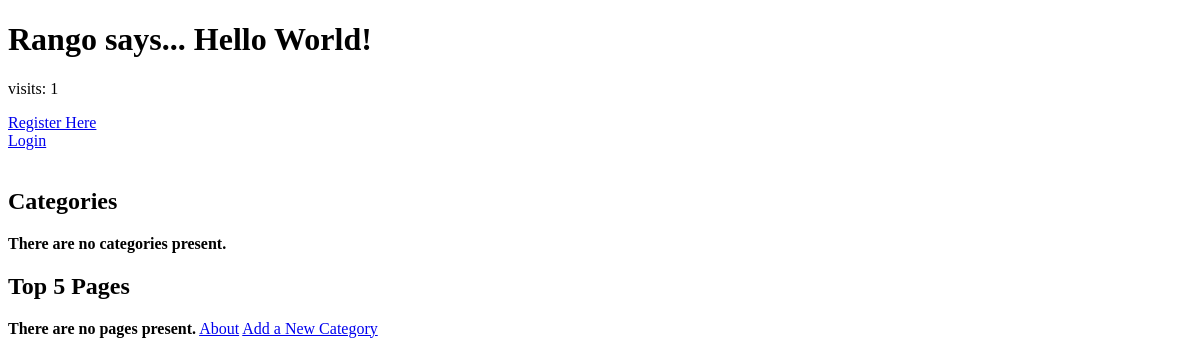
The app's page /rango/, older data.
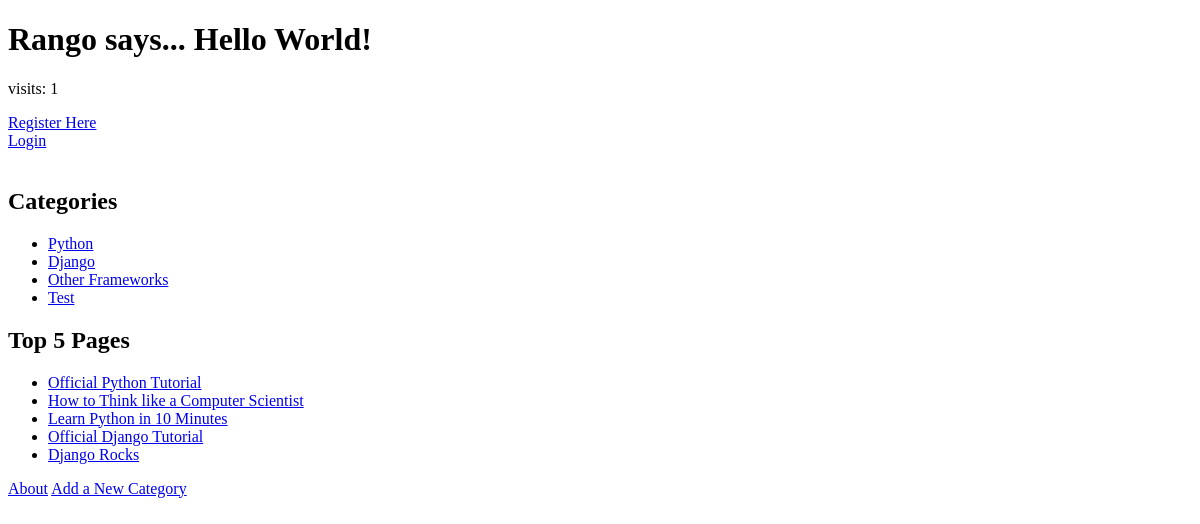
The same page, newer data.
### rango/models.py (models this page shows, shortened)
class Category (models.Model):
    name = models.CharField(max_length=128, unique=True)
    views = models.IntegerField(default=0)
    likes = models.IntegerField(default=0)
    slug = models.SlugField()
    class Meta:
        verbose_name_plural="Categories"

class Page(models.Model):
    category = models.ForeignKey(Category)
    title = models.CharField(max_length=128)
    url = models.URLField(null=True)
    views = models.IntegerField(default=0)

### rango/views.py (the view)
def index(request):
    category_list = Category.objects.order_by('-likes')[:5]
    page_list = Page.objects.order_by('-views')[:5]
    context_dict = {'categories': category_list, 'pages': page_list}
    visits = request.session.get('visits')
    if not visits:
        visits = 1
    reset_last_visit_time = False
    last_visit = request.session.get('last_visit')
    if last_visit:
        last_visit_time = datetime.strptime(last_visit[:-7], "%Y-%m-%d %H:%M:%S")
        if (datetime.now() - last_visit_time).seconds > 0:
            visits = visits + 1
            reset_last_visit_time = True
    else:
        reset_last_visit_time = True
    if reset_last_visit_time:
        request.session['last_visit'] = str(datetime.now())
        request.session['visits'] = visits
    context_dict['visits'] = visits
    response = render(request,'rango/index.html', context_dict)
    return response

### templates/rango/index.html (shortened to what this page needs)
<!DOCTYPE html>
{% load staticfiles %}
<html lang="en">
    <head>
    </head>
    <body>
        {% if user.is_authenticated %}
            <h1>Rango says... Hello {{ user.username }}!</h1>
            <p> visits: {{ visits }}</p>
        {% else %}
            <h1>Rango says... Hello World!</h1>
            <p> visits: {{ visits }}</p>
        {% endif %}
        {% if user.is_authenticated %}
            <a href="/rango/restricted/">Restricted Page</a><br />
            <a href="/rango/logout/">Logout</a><br />
        {% else %}
            <a href="/rango/register/">Register Here</a><br />
            <a href="/rango/login/">Login</a><br />
        {% endif %}        <br>
        <h2>Categories</h2>
            {% if categories %}
                <ul>
                    {% for category in categories %}
                        <li><a href="{% url 'category'  category.slug %}">{{ category.name }}</a></li>
                    {% endfor %}
                </ul>
            {% else %}
                <strong>There are no categories present.</strong>
            {% endif %}
        <h2>Top 5 Pages</h2>
            {% if pages %}
                <ul>
                    {% for page in pages %}
                    <li><a href="{{ page.url }}">{{ page.title }}</a></li>
                    {% endfor %}
                </ul>
            {% else %}
                <strong>There are no pages present.</strong>
            {% endif %}
       <a href="{% url 'about' %}">About</a>
    <a href="/rango/add_category/">Add a New Category</a><br />
    </body>
</html>

Row changes from the older to the newer data that the page shows:
added Category: name "Python"
added Category: name "Django"
added Category: name "Other Frameworks"
added Category: name "Test"
added Page: title "Official Python Tutorial"
added Page: title "How to Think like a Computer Scientist"
added Page: title "Learn Python in 10 Minutes"
added Page: title "Official Django Tutorial"
added Page: title "Django Rocks"
Text that changed along with them:
text no longer shown: "There are no categories present. There are no pages present."
